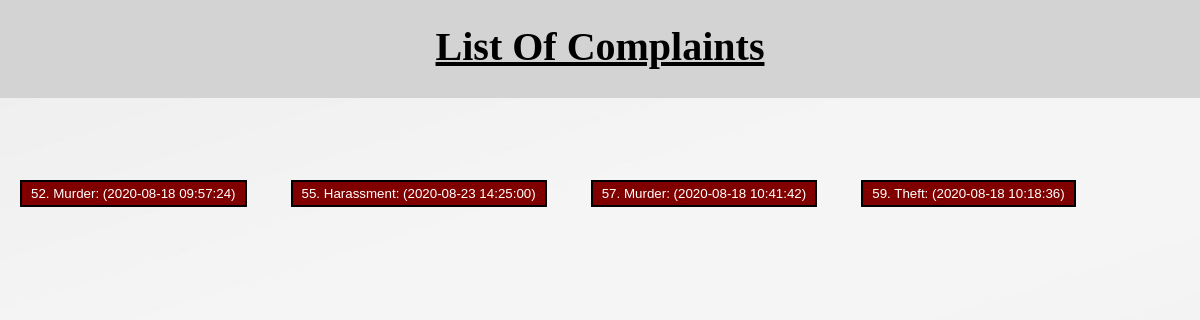
Page /bharatsign@/viewfirSho.php (signed in) on the committed database.
### tables this page shows
CREATE TABLE `fir` (
  `fir_id` bigint(11) NOT NULL,
  `username` varchar(255) NOT NULL,
  `email` varchar(255) NOT NULL,
  `fir_category` varchar(255) NOT NULL,
  `section` text DEFAULT NULL,
  `date_of_crime` date NOT NULL,
  `time_of_crime` time NOT NULL,
  `fir_content` mediumtext DEFAULT NULL,
  `area_code` int(6) NOT NULL,
  `date_time_of_complaint` datetime NOT NULL DEFAULT current_timestamp(),
  `status` varchar(255) NOT NULL DEFAULT 'New',
  `last_modified_by` varchar(255) NOT NULL,
  `last_modified_by_user_role` int(1) NOT NULL DEFAULT 1,
  `last_modified_on` timestamp NOT NULL DEFAULT current_timestamp(),
  `proof1` longblob DEFAULT NULL,
  `proof2` longblob DEFAULT NULL,
  `proof3` longblob DEFAULT NULL,
  `photosign` longblob NOT NULL,
  `opticalsign` longblob NOT NULL,
  `suspect1_name` varchar(255) DEFAULT NULL,
  `suspect2_name` varchar(255) DEFAULT NULL,
  `suspect1_phone_number` bigint(10) DEFAULT NULL,
  `suspect2_phone_number` bigint(10) DEFAULT NULL,
  `victim1_name` varchar(255) DEFAULT NULL,
  `victim2_name` varchar(255) DEFAULT NULL,
  `victim1_phone_number` bigint(10) DEFAULT NULL,
  `victim2_phone_number` bigint(10) DEFAULT NULL
);

### bharatsign@/viewfirSho.php (the view, shortened to what this page needs)
<!DOCTYPE html>
<html>
<head>
</head>
<body style="margin: 0px;background-image: url(images/white-red.jpg); background-attachment: fixed; background-size: 100% 100%;">
	<div style="margin-top: -22px; background-color: lightgrey; height: 120px;"><br>
		<h1 style="font-size: 40px; font-family: serif; color: black;text-decoration: underline;"  align="center">List Of Complaints</h1>
	</div>
	<br><br><br><br>
</body>
</html>
<?php
	include("config/db_connect.php");
	$ac=$_SESSION['area_code'];
	$sql="SELECT * from fir where area_code like '$ac'";
	$res=mysqli_query($conn,$sql);
	if(!$res){
		echo "ERROR";
	}
	else{
		while($r1=mysqli_fetch_row($res)){
			?>
			<html>
				<button class="btn"><a href="viewindiSho.php?id=<?php echo $r1[0];?>"><?php echo $r1[0].". ".$r1[3].": (".$r1[13].
				")";?></a> </button>
			</html>
			<?php
		}
	}
?>

### bharatsign@/viewfirSho.php (style rules this page uses)
.btn { background-color:maroon; border: 2px solid black; color: white; margin:10px 20px; padding: 4px 9px; }
.btn a { color: white; text-decoration: none; }

### rows in the picture
fir: fir_id "52", fir_category "Murder", last_modified_on "2020-08-18 09:57:24"
fir: fir_id "55", fir_category "Harassment", last_modified_on "2020-08-23 14:25:00"
fir: fir_id "57", fir_category "Murder", last_modified_on "2020-08-18 10:41:42"
fir: fir_id "59", fir_category "Theft", last_modified_on "2020-08-18 10:18:36"
